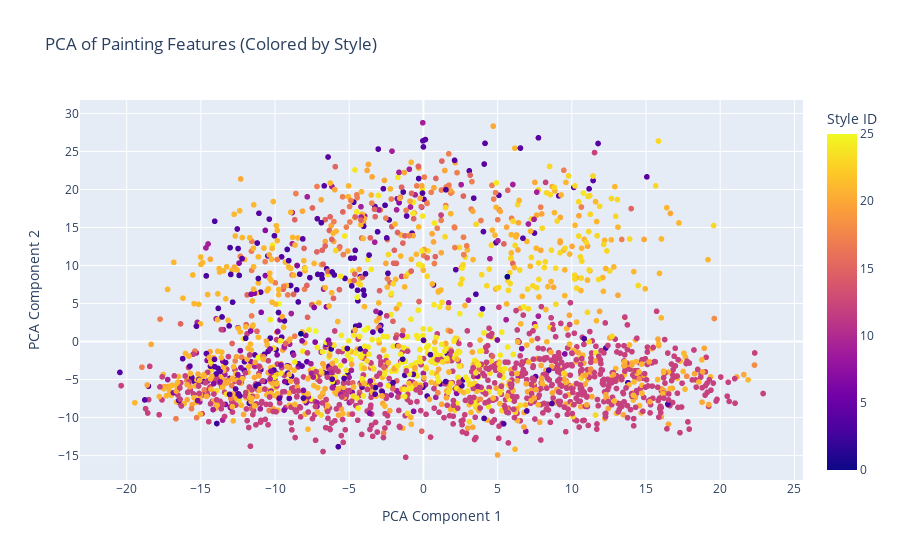
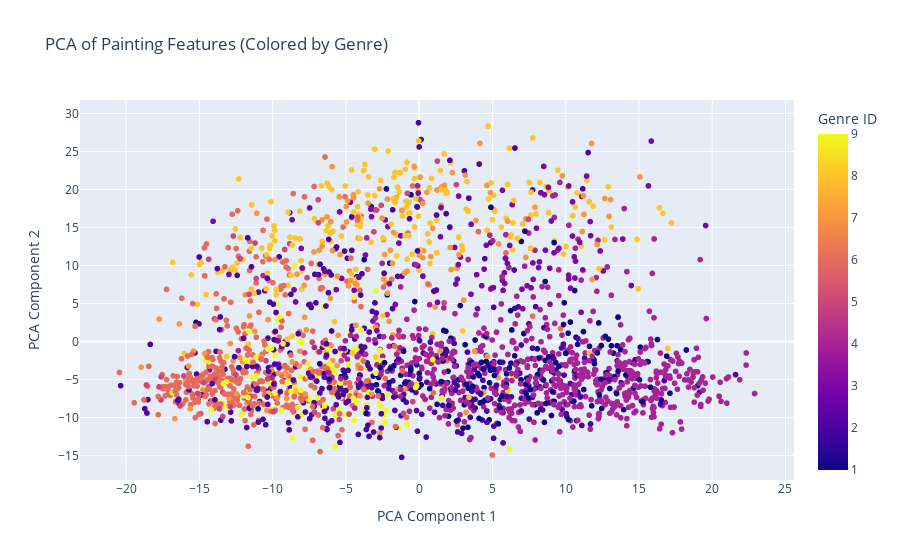
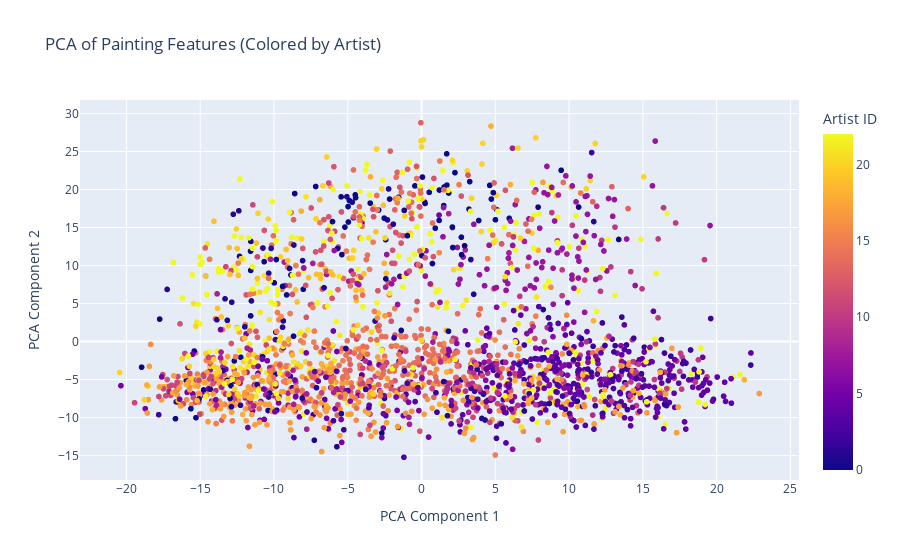

The notebook cell saved with these charts, in order:
### Code cell
# Fit PCA on training data
pca = PCA(n_components=2)
feature_matrix = np.vstack(train_data['features'].values)
feature_matrix_val = np.vstack(val_data['features'].values)
pca.fit(feature_matrix)

# Apply PCA to both datasets
train_data['pca_1'] = pca.transform(feature_matrix)[:, 0]
train_data['pca_2'] = pca.transform(feature_matrix)[:, 1]
val_data['pca_1'] = pca.transform(feature_matrix_val)[:, 0]
val_data['pca_2'] = pca.transform(feature_matrix_val)[:, 1]

import plotly.express as px

# Create an interactive scatter plot for Style
fig = px.scatter(train_data, x='pca_1', y='pca_2', color='style',
                 title='PCA of Painting Features (Colored by Style)',
                 labels={'pca_1': 'PCA Component 1', 'pca_2': 'PCA Component 2', 'style': 'Style ID'},
                 hover_data=['artist', 'genre', 'style'])  # Add hover information
fig.show()

# Repeat for Genre and Artist
fig = px.scatter(train_data, x='pca_1', y='pca_2', color='genre',
                 title='PCA of Painting Features (Colored by Genre)',
                 labels={'pca_1': 'PCA Component 1', 'pca_2': 'PCA Component 2', 'genre': 'Genre ID'},
                 hover_data=['artist', 'genre', 'style'])
fig.show()

fig = px.scatter(train_data, x='pca_1', y='pca_2', color='artist',
                 title='PCA of Painting Features (Colored by Artist)',
                 labels={'pca_1': 'PCA Component 1', 'pca_2': 'PCA Component 2', 'artist': 'Artist ID'},
                 hover_data=['artist', 'genre', 'style'])
fig.show()

### Figure 1 — Plotly figure (JSON) as saved in the notebook; plotly's stock layout.template omitted (floating-point values rounded to 4 significant figures; data arrays with more than 128 entries replaced by an {"elided": "..."} marker saying what was removed)
{"data": [{"customdata": {"elided": "2248x3 int values"}, "hovertemplate": "PCA Component 1=%{x}<br>PCA Component 2=%{y}<br>artist=%{customdata[0]}<br>genre=%{customdata[1]}<br>Style ID=%{marker.color}<extra></extra>", "legendgroup": "", "marker": {"color": {"elided": "2248 int values"}, "coloraxis": "coloraxis", "symbol": "circle"}, "mode": "markers", "name": "", "showlegend": false, "type": "scattergl", "x": {"elided": "2248 float values"}, "xaxis": "x", "y": {"elided": "2248 float values"}, "yaxis": "y"}], "layout": {"coloraxis": {"colorbar": {"title": {"text": "Style ID"}}, "colorscale": [[0, "#0d0887"], [0.1111, "#46039f"], [0.2222, "#7201a8"], [0.3333, "#9c179e"], [0.4444, "#bd3786"], [0.5556, "#d8576b"], [0.6667, "#ed7953"], [0.7778, "#fb9f3a"], [0.8889, "#fdca26"], [1, "#f0f921"]]}, "legend": {"tracegroupgap": 0}, "title": {"text": "PCA of Painting Features (Colored by Style)"}, "xaxis": {"anchor": "y", "domain": [0, 1], "title": {"text": "PCA Component 1"}}, "yaxis": {"anchor": "x", "domain": [0, 1], "title": {"text": "PCA Component 2"}}}}

### Figure 2 — Plotly figure (JSON) as saved in the notebook; plotly's stock layout.template omitted (floating-point values rounded to 4 significant figures; data arrays with more than 128 entries replaced by an {"elided": "..."} marker saying what was removed)
{"data": [{"customdata": {"elided": "2248x3 int values"}, "hovertemplate": "PCA Component 1=%{x}<br>PCA Component 2=%{y}<br>artist=%{customdata[0]}<br>Genre ID=%{marker.color}<br>style=%{customdata[2]}<extra></extra>", "legendgroup": "", "marker": {"color": {"elided": "2248 int values"}, "coloraxis": "coloraxis", "symbol": "circle"}, "mode": "markers", "name": "", "showlegend": false, "type": "scattergl", "x": {"elided": "2248 float values"}, "xaxis": "x", "y": {"elided": "2248 float values"}, "yaxis": "y"}], "layout": {"coloraxis": {"colorbar": {"title": {"text": "Genre ID"}}, "colorscale": [[0, "#0d0887"], [0.1111, "#46039f"], [0.2222, "#7201a8"], [0.3333, "#9c179e"], [0.4444, "#bd3786"], [0.5556, "#d8576b"], [0.6667, "#ed7953"], [0.7778, "#fb9f3a"], [0.8889, "#fdca26"], [1, "#f0f921"]]}, "legend": {"tracegroupgap": 0}, "title": {"text": "PCA of Painting Features (Colored by Genre)"}, "xaxis": {"anchor": "y", "domain": [0, 1], "title": {"text": "PCA Component 1"}}, "yaxis": {"anchor": "x", "domain": [0, 1], "title": {"text": "PCA Component 2"}}}}

### Figure 3 — Plotly figure (JSON) as saved in the notebook; plotly's stock layout.template omitted (floating-point values rounded to 4 significant figures; data arrays with more than 128 entries replaced by an {"elided": "..."} marker saying what was removed)
{"data": [{"customdata": {"elided": "2248x3 int values"}, "hovertemplate": "PCA Component 1=%{x}<br>PCA Component 2=%{y}<br>Artist ID=%{marker.color}<br>genre=%{customdata[1]}<br>style=%{customdata[2]}<extra></extra>", "legendgroup": "", "marker": {"color": {"elided": "2248 int values"}, "coloraxis": "coloraxis", "symbol": "circle"}, "mode": "markers", "name": "", "showlegend": false, "type": "scattergl", "x": {"elided": "2248 float values"}, "xaxis": "x", "y": {"elided": "2248 float values"}, "yaxis": "y"}], "layout": {"coloraxis": {"colorbar": {"title": {"text": "Artist ID"}}, "colorscale": [[0, "#0d0887"], [0.1111, "#46039f"], [0.2222, "#7201a8"], [0.3333, "#9c179e"], [0.4444, "#bd3786"], [0.5556, "#d8576b"], [0.6667, "#ed7953"], [0.7778, "#fb9f3a"], [0.8889, "#fdca26"], [1, "#f0f921"]]}, "legend": {"tracegroupgap": 0}, "title": {"text": "PCA of Painting Features (Colored by Artist)"}, "xaxis": {"anchor": "y", "domain": [0, 1], "title": {"text": "PCA Component 1"}}, "yaxis": {"anchor": "x", "domain": [0, 1], "title": {"text": "PCA Component 2"}}}}
